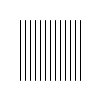
Frame 1 (no input)
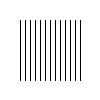
Frame 60 (the mouse pressed at the canvas centre just before this capture)
Frame 120 (the mouse held since frame 60 and released just before this capture): identical to frame 60, image omitted

The Processing sketch that drew these frames (run headless with seeded random() and noise(); from frame 60 on, the mouse is pressed at the canvas centre):

// Processing sketch: processing_63390
// ── processing_63390.pde

void setup() {
size (100, 100);
background (255);
fill (255);
}

void draw() {
float x = 20;

while (x <= 80) {
  line ( x, 20, x, 80);
  x = x+5;
 }
}
